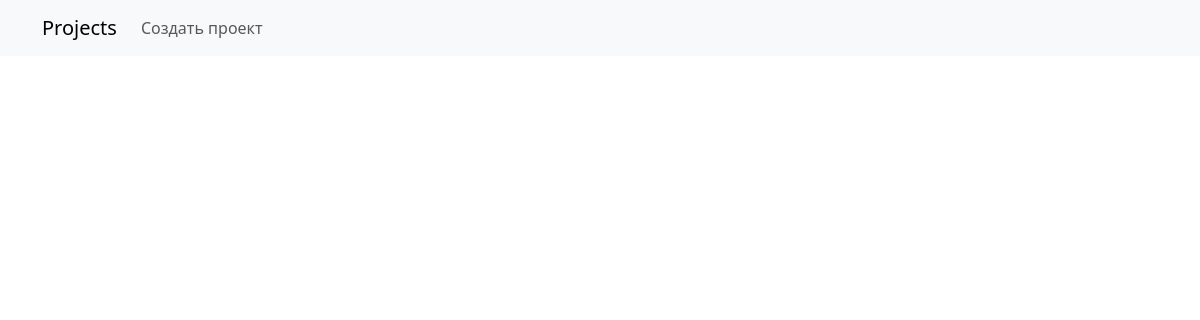
Before: / with the older database file.
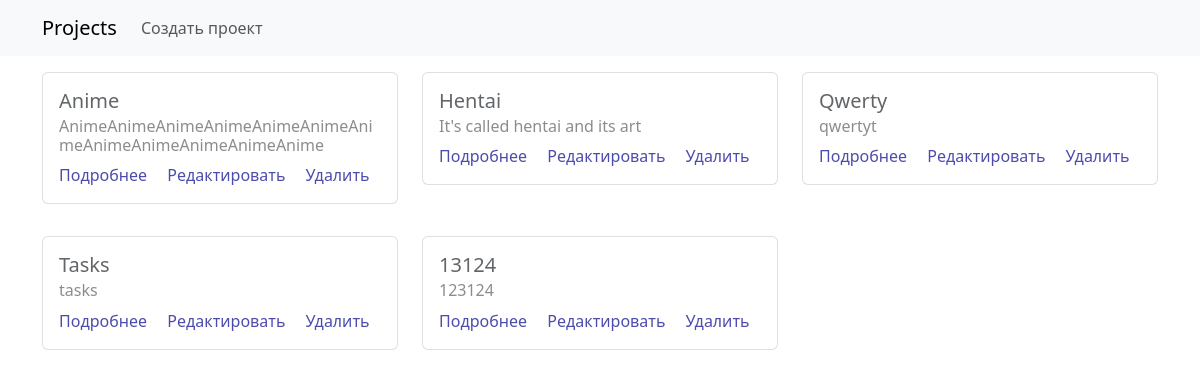
After: the same page with the newer database file.
### webapp/models.py (models this page shows)
class Project(models.Model):
    start_data = models.DateField()
    end_data = models.DateField(null=True, blank=True)
    title = models.CharField(max_length=50, verbose_name='Название', null=False, blank=False)
    description = models.TextField(max_length=2000, verbose_name='Описание')

### webapp/views/project_views.py (the view)
# urls.py: path('', ProjectListView.as_view(), name='project_list'),
class ProjectListView(ListView):
    model = Project
    template_name = 'projects/project_list.html'
    context_object_name = 'projects'
    paginate_by = 5
    paginate_orphans = 3
    ordering = ('-start_date',)
    def get_search_form(self):
        return SimpleSearchForm(self.request.GET)
    def get_search_value(self):
        if self.search_form.is_valid():
            return self.search_form.cleaned_data['search']
        return None
    def dispatch(self, request, *args, **kwargs):
        self.search_form = self.get_search_form()
        self.search_value = self.get_search_value()
        return super().dispatch(request, *args, **kwargs)
    def get_queryset(self):
        queryset = Project.objects.all()
        if self.search_value:
            queryset = queryset.filter(
                Q(name__icontains=self.search_value) |
                Q(description__icontains=self.search_value)
            )
        return queryset
    def get_context_data(self, **kwargs):
        context = super().get_context_data(**kwargs)
        context['form'] = self.search_form
        if self.search_value:
            context['query'] = self.search_value
        return context

### webapp/templates/projects/project_list.html (shortened to what this page needs)
{% extends 'base.html' %}
{% block menu %}
    <a class="nav-link" aria-current="page" href="{% url 'webapp:project_create' %}">Создать проект</a>
{% endblock %}
{% block content %}
    {% load static %}
    <div class="row row-cols-3">
        {% for project in projects %}
            <div class="col">
                <div class="card my-3">
                    <div class="card-body">
                        <h5 class="card-title">{{ project.title }}</h5>
                        <h6 class="card-subtitle mb-2 text-body-secondary">{{ project.description }}</h6>
                        <a href="{% url 'webapp:project_detail' pk=project.pk %}" class="card-link" style="text-decoration: none; color: darkblue">Подробнее</a>
                        <a href="{% url 'webapp:project_update' pk=project.pk %}" class="card-link" style="text-decoration: none; color: darkblue">Редактировать</a>
                        <a href="{% url 'webapp:project_delete' pk=project.pk %}" class="card-link" style="text-decoration: none; color: darkblue">Удалить</a>
                    </div>
                </div>
            </div>
        {% endfor %}
    </div>
{% endblock %}

### webapp/templates/base.html (shortened to what this page needs)
{% load static %}
{% load static %}
<!doctype html>
<html lang="en">
<head>
    <link href="https://cdn.jsdelivr.net/npm/bootstrap@5.3.2/dist/css/bootstrap.min.css" rel="stylesheet"
>
    <link rel="stylesheet" href="{% static 'css/style.css' %}">
</head>
<body>
<nav class="navbar navbar-expand-lg bg-light">
    <div class="container">
        <a class="navbar-brand" href="{% url 'webapp:project_list' %}">Projects</a>
        <div class="collapse navbar-collapse" id="navbarNavAltMarkup">
            <div class="navbar-nav">
                {% block menu %}{%  endblock %}
            </div>
        </div>
    </div>
</nav>
<div class="container">
    {% block content %}
    {% endblock %}
</div>
</body>
</html>

### webapp/templates/projects/project_list.html (style rules this page uses)
body { color: white; }
.card { background-color: white; opacity: 0.7; }
@media only screen and (min-width: 601px) { body { background-image: url('https://images8.alphacoders.com/133/1331544.png'); background-size: cover; background-position: center; background-attachment: fixed; } }

Changed rows visible on the page:
added Project: title "Anime", description "AnimeAnimeAnimeAnimeAnimeAnimeAnimeAnimeAnimeAnimeAnimeAnime"
added Project: title "Hentai", description "It's called hentai and its art"
added Project: title "Qwerty", description "qwertyt"
added Project: title "Tasks", description "tasks"
added Project: title "13124", description "123124"
